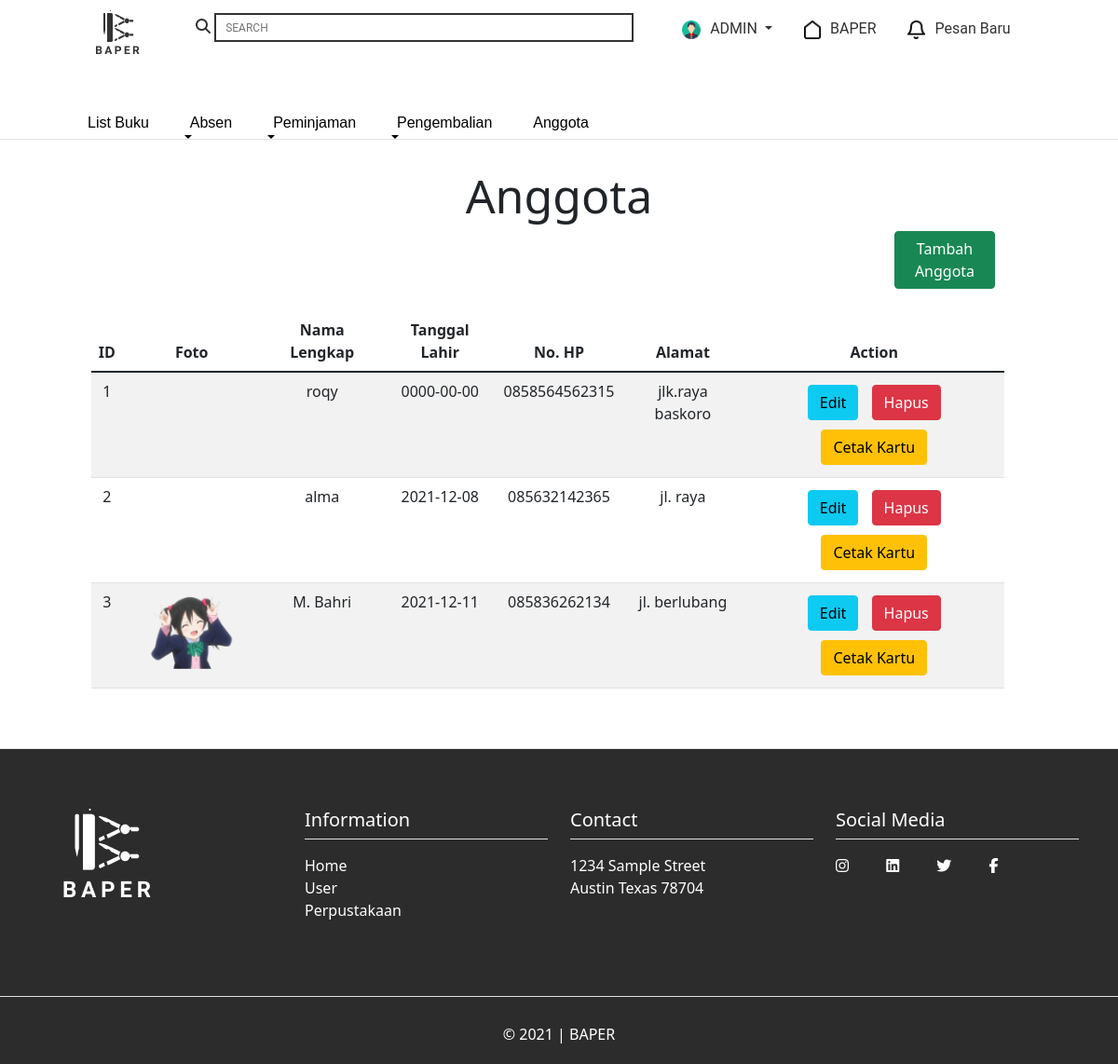
Before: /anggota_admin.php (signed in) with the older database file.
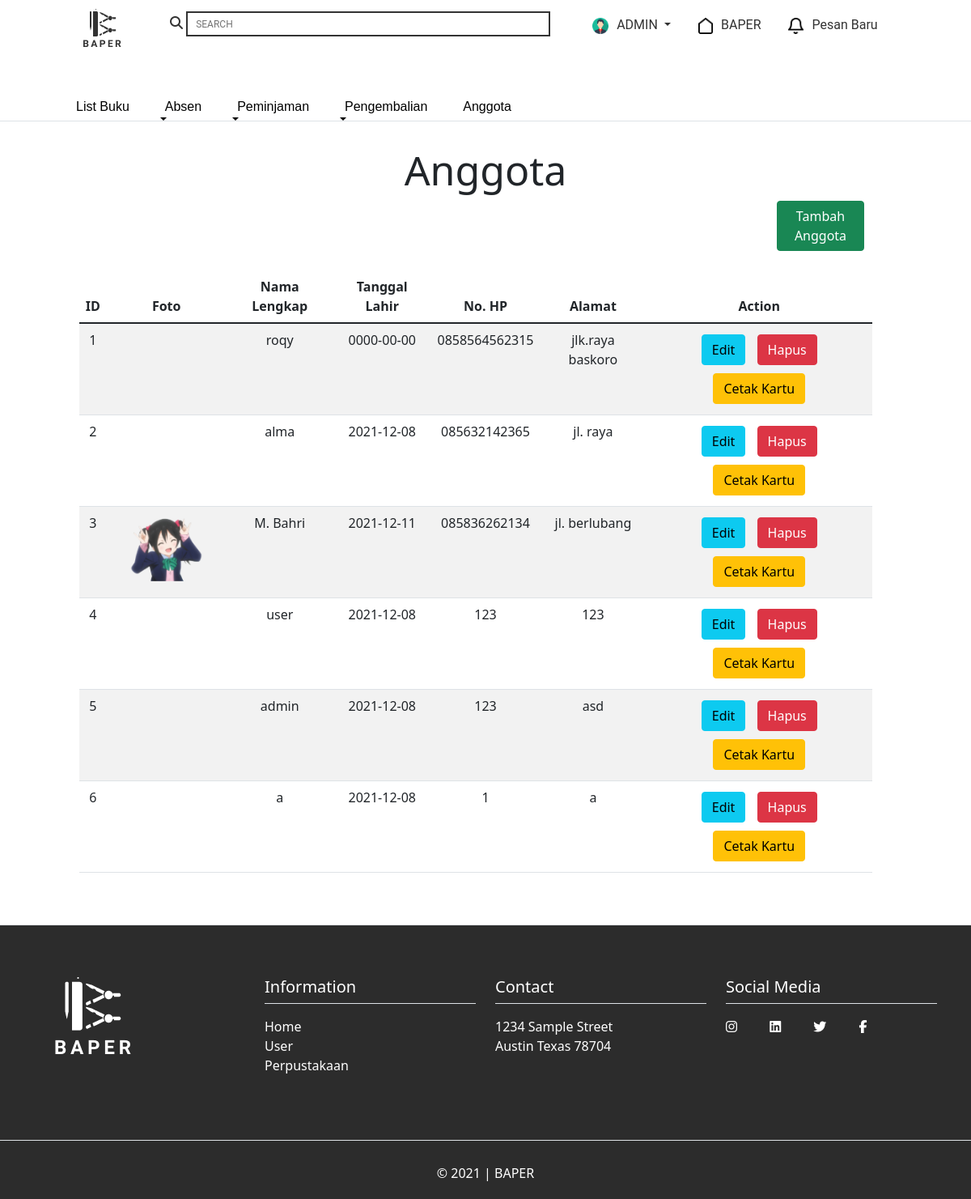
After: the same page with the newer database file.
### tables this page shows
CREATE TABLE `user` (
  `id_user` int(11) NOT NULL,
  `email` varchar(50) NOT NULL,
  `nama_user` varchar(50) NOT NULL,
  `tanggal_lahir` date NOT NULL,
  `gambar` varchar(255) NOT NULL,
  `hp` varchar(50) NOT NULL,
  `alamat` varchar(255) NOT NULL,
  `tipe` int(11) NOT NULL,
  `password` varchar(255) NOT NULL
);

### anggota_admin.php (the view, shortened to what this page needs)
<?php
include('./db_login.php');
$query = "select * from user";
$kerr = $db->query($query);
?>
<!DOCTYPE html>
<html lang="en">
<head>
    <link href="https://cdn.jsdelivr.net/npm/bootstrap@5.1.3/dist/css/bootstrap.min.css" rel="stylesheet" />
    <link rel="stylesheet" href="Front end/style/index_admin.css" />
</head>
<body>
    <?php
    include('nav_admin.php');
    ?>
    <header>
        <div class="container text-center" style="padding-top: 15%" ;>
            <div class="row">
                <div class="col">
                    <div class="hd-anggota">
                        <h1 style="font-size: 50px;">Anggota</h1>
                    </div>
                </div>
            </div>
        </div>
    </header>
    <main>
        <div class="container color-white" style=" padding-left: 70%; width: 80%;">
            <div class="row">
                <div class="col">
                    <div class="tmb-book">
                        <a href="tambah_anggota.php" class="btn btn-success btn-xxl">Tambah Anggota</a>
                    </div>
                </div>
            </div>
        </div>
        <div class="container text-center" style="padding-top: 2%;">
            <div class="row" style="padding-left: 5%; padding-right: 5%; width: 100%;">
                <div class="col-md-12">
                    <table class="table table-striped">
                        <thead>
                            <tr>
                                <th>ID</th>
                                <th>Foto</th>
                                <th>Nama Lengkap</th>
                                <th>Tanggal Lahir</th>
                                <th>No. HP</th>
                                <th>Alamat</th>
                                <th>Action</th>
                            </tr>
                        </thead>
                        <tbody>
                            <?php
                            if (!$kerr) {
                                die($db->error);
                            } else {
                                while ($row = $kerr->fetch_object()) {
                                    $nama = $row->nama_user;
                                    $id = $row->id_user;
                                    $tgl = $row->tanggal_lahir;
                                    $foto = $row->gambar;
                                    $hp = $row->hp;
                                    $alamat = $row->alamat;
                                    echo '
                                 <tr>
                                <td>' . $id . '</td>
                                <td>
                                    <img src="./Front end/image/' . $foto . '" alt="" style="height: 90px;">
                                </td>
                                <td>' . $nama . '</td>
                                <td>' . $tgl . '</td>
                                <td>' . $hp . '</td>
                                <td>' . $alamat . '</td>
                                <td>
                                    <div class="actn">
                                        <a href="./edit_anggota.php?id=' . $id . '" class="btn btn-info btn-md">Edit</a>
                                        <a href="./hapus_anggota.php?id=' . $id . '" class="btn btn-danger btn-md">Hapus</a>
                                        <a href="./cetak_kartu.php?id=' . $id . '" class="btn btn-warning btn-md">Cetak Kartu</a>
                                    </div>
                                </td>
                            </tr>
                           ';
                                }
                            } ?>
                        </tbody>
                    </table>
                </div>
            </div>
        </div>
    </main>
    <?php
    include('footer.php')
    ?>
</body>
</html>

### nav_admin.php (shortened to what this page needs)
<nav id="bg-nav" class="">
    <div class="container">
        <div class="nav">
            <h1><img src="Front end/image/Group 12.png" alt="logo"></h1>
            <form action="">
                <i class="fas fa-search"></i>
                <input type="search" name="search" placeholder="SEARCH" />
            </form>
            <ul>
                <li class="dropdown">
                    <a class="dropdown-toggle" href="#" id="navbarDropdown" role="button" data-bs-toggle="dropdown" aria-expanded="false">
                        <img class="user" src="Front end/image/Mask Group.png" alt="user">ADMIN
                    </a>
                </li>
                <li><img class="logo" src="Front end/image/Vector.png" alt="Vector">BAPER</li>
                <li><a href="#"><img class="logo" src="Front end/image/Group 102.png" alt="Vector">Pesan Baru</a>
                </li>
            </ul>
        </div>
    </div>
    <div class="nav2 border-bottom">
        <div class="container ">
            <ul>
                <li>
                    <a href="index_admin.php">List Buku</a>
                </li>
                <li class="nav-item dropdown">
                    <a class="nav-link dropdown-toggle" href="#" id="navbarDropdown" role="button" data-bs-toggle="dropdown" aria-expanded="false">
                        Absen
                    </a>
                </li>
                <li class="nav-item dropdown">
                    <a class="nav-link dropdown-toggle" href="#" id="navbarDropdown" role="button" data-bs-toggle="dropdown" aria-expanded="false">
                        Peminjaman
                    </a>
                </li>
                <li class="nav-item dropdown">
                    <a class="nav-link dropdown-toggle" href="#" id="navbarDropdown" role="button" data-bs-toggle="dropdown" aria-expanded="false">
                        Pengembalian
                    </a>
                </li>
                <li>
                    <a href="anggota_admin.php">Anggota</a>
                </li>
            </ul>
        </div>
    </div>
</nav>

### footer.php
<footer class="Footer-menu mt-5 border-top" id="Section-footer">
        <div class="container" style="background-color: #2c2c2c;">
            <div class="footers pt-4 pb-4 pt-lg-5 pb-lg-5">
                <div class="row justify-content-center">
                    <div class="col-12 pt-3">
                        <div class="row">
                            <div class="col-12 col-md-6 col-lg-3 mb-3">
                                <ul class="list-unstyled footer-link-list">
                                    <li><img class="mb-2 imglogobrand" src="Front end/image/Group 103.png" alt="imgLogo" /></li>
                                </ul>
                            </div>
                            <div class="col-12 col-md-6 col-lg-3 mb-3 gradi">
                                <h5 class="mb-3 border-bottom pb-2">Information</h5>
                                <ul class="list-unstyled footer-link-list">
                                    <li><a class="text-decoration-none" href="#">Home</a></li>
                                    <li><a class="text-decoration-none" href="#">User</a></li>
                                    <li><a class="text-decoration-none" href="#">Perpustakaan</a></li>
                                </ul>
                            </div>
                            <div class="col-12 col-md-6 col-lg-3 mb-3 get-connected">
                                <h5 class="mb-3 pb-2 border-bottom">Contact</h5>
                                <ul class="list-unstyled footer-link-list">
                                    <li>
                                        1234 Sample Street <br />
                                        Austin Texas 78704
                                    </li>
                                </ul>
                            </div>
                            <div class="col-12 col-md-6 col-lg-3 mb-2 get-connected">
                                <h5 class="mb-3 pb-2 border-bottom">Social Media</h5>
                                <div class="icon">
                                    <a href="#"><i class="fab fa-instagram"></i></a>
                                    <a href="#"><i class="fab fa-linkedin"></i></a>
                                    <a href="#"><i class="fab fa-twitter"></i></a>
                                    <a href="#"><i class="fab fa-facebook-f"></i></a>
                                </div>
                            </div>
                        </div>
                    </div>
                </div>
            </div>
        </div>
        <div class="w-100 pt-3 pb-3 copyright border-top" id="footer-copyright">
            <div class="container text-white" style="background-color: #2c2c2c;">
                <div class="row pt-2">
                    <div class="col-12">
                        <p class="text-center my-1">&copy; 2021 | BAPER</p>
                    </div>
                </div>
            </div>
        </div>
    </footer>

### Front end/style/index_admin.css (style rules this page uses)
#bg-nav { height: 60px; width: 100%; top: 0px; left: 0px; right: 0px; position: absolute; background: #ffffff; -ms-flex-wrap: wrap; flex-wrap: wrap; padding-bottom: 20px; }
.nav { color: #333333; }
.nav h1 { bottom: 500px; height: 40px; float: left; padding: 9px 50px; font-family: "roboto"; }
.nav form { margin-bottom: 10px; }
.nav form input { border-top-width: 2px; border-right-width: 2px; border-bottom-width: 2px; border-left-width: 2px; border-style: solid; border-color: #333333; background: #ffffff; margin: 14px auto; padding: 10px 10px; width: 450px; font-family: "roboto"; margin-bottom: -100px; height: 31px; font-size: 12px; font-family: "roboto"; }
.nav ul { bottom: 15px; float: left; position: relative; font-family: "roboto"; }
.nav ul li { display: inline-block; margin: 10px; margin-top: 27px; }
.nav ul li img { bottom: 500px; height: 20px; margin: 10px; }
.nav ul li a { display: inline-block; text-decoration: none; color: #333333; }
.nav2 ul { position: relative; font-family: "roboto"; margin-bottom: -5px; }
.nav2 ul li { display: inline-block; margin: 10px; margin-top: 27px; }
.nav2 ul li a { display: inline-block; text-decoration: none; font-family: "Poppins", sans-serif; color: black; position: relative; padding: 0px 10px; }
.nav2 ul li a:after { content: ""; position: absolute; height: 3px; width: 0; left: 0; bottom: -5px; }
.actn a { margin: 5px; }
.footers { background-color: #2c2c2c; }
.Footer-menu { background-color: #2c2c2c; color: #2c2c2c; }
.Footer-menu .gradi a { background-color: #2c2c2c; color: #ffffff; }
.list-unstyled { background-color: #2c2c2c; }
.gradi { background-color: #2c2c2c; color: white; }
.get-connected { color: #ffffff; background-color: #2c2c2c; }
.get-connected .icon { background-color: #2c2c2c; letter-spacing: 18px; }
.get-connected .icon a { background-color: #2c2c2c; color: white; }

Changed rows visible on the page:
added user: id_user "4", nama_user "user", tanggal_lahir "2021-12-08", hp "123", alamat "123"
added user: id_user "5", nama_user "admin", tanggal_lahir "2021-12-08", hp "123", alamat "asd"
added user: id_user "6", nama_user "a", tanggal_lahir "2021-12-08", hp "1", alamat "a"
